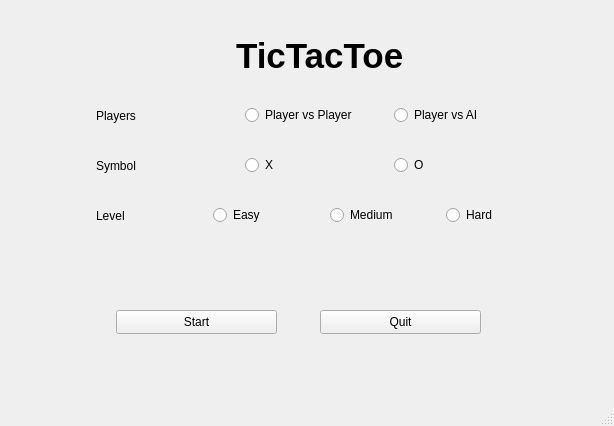
<?xml version="1.0" encoding="UTF-8"?>
<ui version="4.0">
 <class>MainWindow</class>
 <widget class="QMainWindow" name="MainWindow">
  <property name="geometry">
   <rect>
    <x>0</x>
    <y>0</y>
    <width>614</width>
    <height>426</height>
   </rect>
  </property>
  <property name="windowTitle">
   <string>MainWindow</string>
  </property>
  <widget class="QWidget" name="centralwidget">
   <widget class="QWidget" name="horizontalLayoutWidget">
    <property name="geometry">
     <rect>
      <x>96</x>
      <y>100</y>
      <width>441</width>
      <height>31</height>
     </rect>
    </property>
    <layout class="QHBoxLayout" name="horizontalLayout">
     <item>
      <widget class="QLabel" name="label_2">
       <property name="text">
        <string>Players</string>
       </property>
      </widget>
     </item>
     <item>
      <widget class="QRadioButton" name="radio1v1">
       <property name="text">
        <string>Player vs Player</string>
       </property>
      </widget>
     </item>
     <item>
      <widget class="QRadioButton" name="radioAI">
       <property name="text">
        <string>Player vs AI</string>
       </property>
      </widget>
     </item>
    </layout>
   </widget>
   <widget class="QPushButton" name="startpushbutton">
    <property name="geometry">
     <rect>
      <x>116</x>
      <y>310</y>
      <width>161</width>
      <height>24</height>
     </rect>
    </property>
    <property name="text">
     <string>Start</string>
    </property>
   </widget>
   <widget class="QWidget" name="horizontalLayoutWidget_3">
    <property name="geometry">
     <rect>
      <x>96</x>
      <y>200</y>
      <width>461</width>
      <height>31</height>
     </rect>
    </property>
    <layout class="QHBoxLayout" name="horizontalLayout_3">
     <item>
      <widget class="QLabel" name="label_4">
       <property name="text">
        <string>Level</string>
       </property>
      </widget>
     </item>
     <item>
      <widget class="QRadioButton" name="radioEasy">
       <property name="text">
        <string>Easy</string>
       </property>
      </widget>
     </item>
     <item>
      <widget class="QRadioButton" name="radioMedium">
       <property name="text">
        <string>Medium</string>
       </property>
      </widget>
     </item>
     <item>
      <widget class="QRadioButton" name="radioHard">
       <property name="text">
        <string>Hard</string>
       </property>
      </widget>
     </item>
    </layout>
   </widget>
   <widget class="QLabel" name="label">
    <property name="geometry">
     <rect>
      <x>236</x>
      <y>30</y>
      <width>201</width>
      <height>51</height>
     </rect>
    </property>
    <property name="font">
     <font>
      <pointsize>26</pointsize>
      <bold>true</bold>
     </font>
    </property>
    <property name="text">
     <string>TicTacToe</string>
    </property>
   </widget>
   <widget class="QWidget" name="horizontalLayoutWidget_2">
    <property name="geometry">
     <rect>
      <x>96</x>
      <y>150</y>
      <width>441</width>
      <height>31</height>
     </rect>
    </property>
    <layout class="QHBoxLayout" name="horizontalLayout_2">
     <item>
      <widget class="QLabel" name="label_3">
       <property name="text">
        <string>Symbol</string>
       </property>
      </widget>
     </item>
     <item>
      <widget class="QRadioButton" name="radiox">
       <property name="text">
        <string>X</string>
       </property>
      </widget>
     </item>
     <item>
      <widget class="QRadioButton" name="radioO">
       <property name="text">
        <string>O</string>
       </property>
      </widget>
     </item>
    </layout>
   </widget>
   <widget class="QPushButton" name="quitpushbutton">
    <property name="geometry">
     <rect>
      <x>320</x>
      <y>310</y>
      <width>161</width>
      <height>24</height>
     </rect>
    </property>
    <property name="text">
     <string>Quit</string>
    </property>
   </widget>
  </widget>
  <widget class="QMenuBar" name="menubar">
   <property name="geometry">
    <rect>
     <x>0</x>
     <y>0</y>
     <width>614</width>
     <height>22</height>
    </rect>
   </property>
  </widget>
  <widget class="QStatusBar" name="statusbar"/>
 </widget>
 <resources/>
 <connections/>
</ui>
